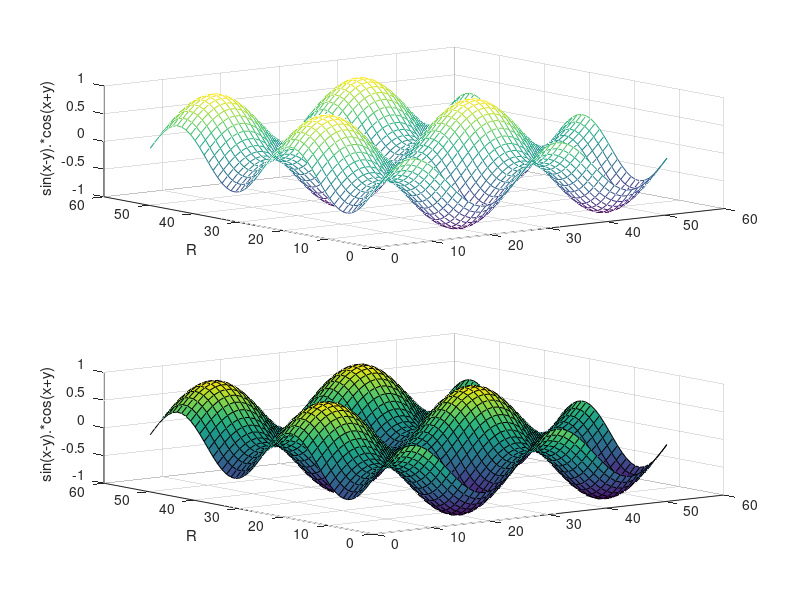

Here is the MATLAB script that generated this plot:
clc
clear all
close all
[x,y] = meshgrid(-pi:pi/25:pi);
R=sin(x-y).*cos(x+y);
subplot(2, 1, 1); mesh(R); grid on;
zlabel('sin(x-y).*cos(x+y)'); ylabel('R')
subplot(2, 1, 2); surf(R); grid on;
zlabel('sin(x-y).*cos(x+y)'); ylabel('R')